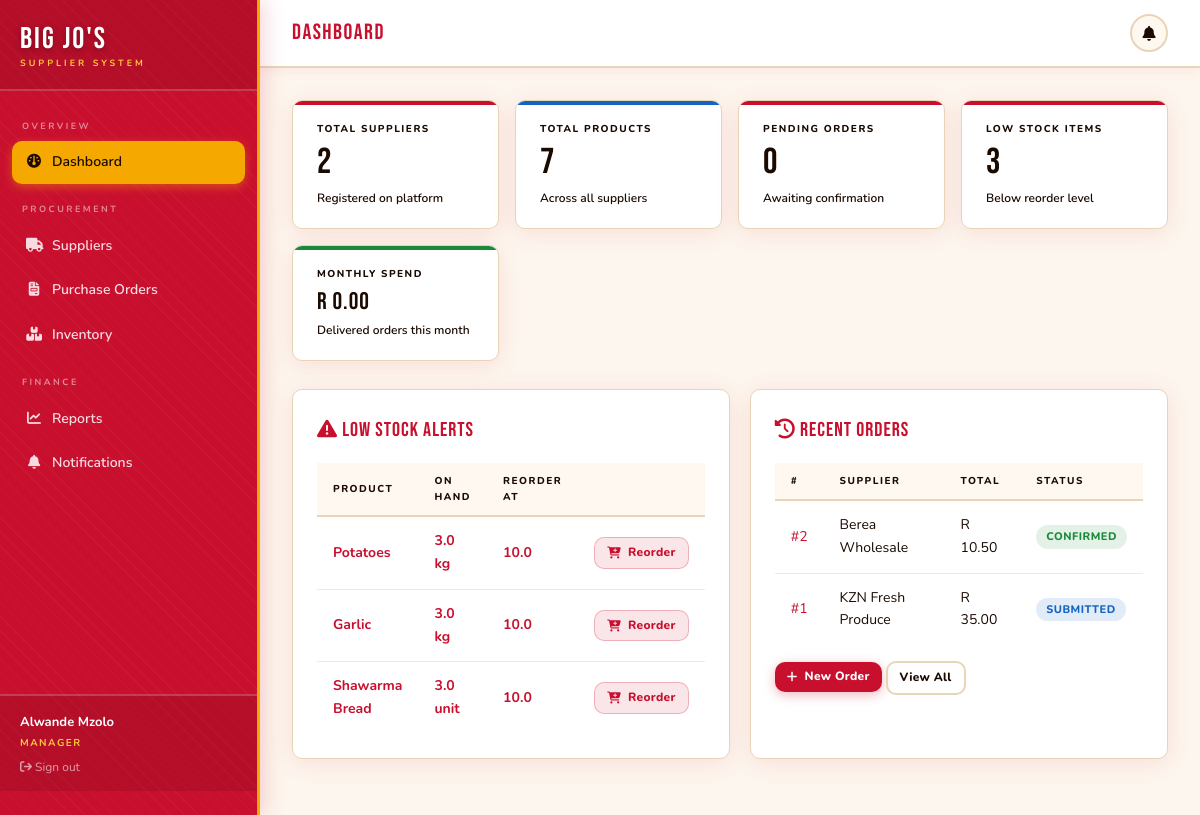
/manager/dashboard (signed in), run on the app's committed database.
### app/models/__init__.py (models this page shows, shortened)
class User(UserMixin, db.Model):
    __tablename__ = 'user'
    id = db.Column(db.Integer, primary_key=True)
    name = db.Column(db.String(120), nullable=False)
    email = db.Column(db.String(120), unique=True, nullable=False)
    password_hash = db.Column(db.String(256), nullable=False)
    role = db.Column(db.String(20), nullable=False)  # manager / supplier / admin
    phone = db.Column(db.String(20))
    created_at = db.Column(db.DateTime, default=utc_now)
    supplier_profile = db.relationship('Supplier', backref='user', uselist=False)
    notifications = db.relationship('Notification', backref='user', lazy='dynamic')

class Inventory(db.Model):
    __tablename__ = 'inventory'
    id = db.Column(db.Integer, primary_key=True)
    product_id = db.Column(db.Integer, db.ForeignKey('product.id'), unique=True)
    qty_on_hand = db.Column(db.Float, default=0)
    reorder_level = db.Column(db.Float, default=5)
    last_restocked = db.Column(db.DateTime)

class Product(db.Model):
    __tablename__ = 'product'
    id = db.Column(db.Integer, primary_key=True)
    supplier_id = db.Column(db.Integer, db.ForeignKey('supplier.id'), nullable=False)
    name = db.Column(db.String(120), nullable=False)
    category = db.Column(db.String(80))
    unit_cost = db.Column(db.Float, nullable=False)
    unit_of_measure = db.Column(db.String(20), default='kg')
    shelf_life_days = db.Column(db.Integer, default=7)
    available = db.Column(db.Boolean, default=True)
    inventory = db.relationship('Inventory', backref='product', uselist=False)
    order_lines = db.relationship('OrderLine', backref='product', lazy='dynamic')

class PurchaseOrder(db.Model):
    __tablename__ = 'purchase_order'
    id = db.Column(db.Integer, primary_key=True)
    manager_id = db.Column(db.Integer, db.ForeignKey('user.id'), nullable=False)
    supplier_id = db.Column(db.Integer, db.ForeignKey('supplier.id'), nullable=False)
    order_date = db.Column(db.DateTime, default=utc_now)
    delivery_date = db.Column(db.DateTime)
    status = db.Column(db.String(30), default='Pending')
    total_amount = db.Column(db.Float, default=0)
    notes = db.Column(db.Text)
    manager = db.relationship('User', backref='orders_placed', foreign_keys=[manager_id])
    lines = db.relationship('OrderLine', backref='order', lazy='dynamic', cascade='all, delete-orphan')
    payment = db.relationship('Payment', backref='order', uselist=False)

class Supplier(db.Model):
    __tablename__ = 'supplier'
    id = db.Column(db.Integer, primary_key=True)
    user_id = db.Column(db.Integer, db.ForeignKey('user.id'), unique=True)
    company_name = db.Column(db.String(120), nullable=False)
    region = db.Column(db.String(100))
    rating = db.Column(db.Float, default=3.0)
    bank_details = db.Column(db.String(200))
    products = db.relationship('Product', backref='supplier', lazy='dynamic')
    orders = db.relationship('PurchaseOrder', backref='supplier', lazy='dynamic')

### app/manager/__init__.py (the view)
@bp.route('/dashboard')
@manager_required
def dashboard():
    total_suppliers = Supplier.query.count()
    total_products = Product.query.count()
    pending_orders = PurchaseOrder.query.filter_by(status='Pending').count()
    low_stock = Inventory.query.filter(
        Inventory.qty_on_hand <= Inventory.reorder_level).all()
    recent_orders = PurchaseOrder.query.order_by(
        PurchaseOrder.order_date.desc()).limit(5).all()
    monthly_spend = db.session.query(
        db.func.sum(PurchaseOrder.total_amount)
    ).filter(
        PurchaseOrder.status == 'Delivered',
        db.extract('month', PurchaseOrder.order_date) == utc_now().month
    ).scalar() or 0
    notifications = Notification.query.filter_by(
        user_id=current_user.id, is_read=False).order_by(
        Notification.sent_at.desc()).limit(5).all()
    return render_template('manager/dashboard.html',
                           total_suppliers=total_suppliers,
                           total_products=total_products,
                           pending_orders=pending_orders,
                           low_stock=low_stock,
                           recent_orders=recent_orders,
                           monthly_spend=monthly_spend,
                           notifications=notifications)

### app/templates/manager/dashboard.html (shortened to what this page needs)
{% extends 'shared/dashboard_layout.html' %}
{% block page_title %}Dashboard{% endblock %}
{% block content %}
<div class="stat-grid">
  <div class="stat-card">
    <div class="stat-label">Total Suppliers</div>
    <div class="stat-value">{{ total_suppliers }}</div>
    <div class="stat-sub">Registered on platform</div>
  </div>
  <div class="stat-card blue">
    <div class="stat-label">Total Products</div>
    <div class="stat-value">{{ total_products }}</div>
    <div class="stat-sub">Across all suppliers</div>
  </div>
  <div class="stat-card">
    <div class="stat-label">Pending Orders</div>
    <div class="stat-value">{{ pending_orders }}</div>
    <div class="stat-sub">Awaiting confirmation</div>
  </div>
  <div class="stat-card red">
    <div class="stat-label">Low Stock Items</div>
    <div class="stat-value">{{ low_stock|length }}</div>
    <div class="stat-sub">Below reorder level</div>
  </div>
  <div class="stat-card green">
    <div class="stat-label">Monthly Spend</div>
    <div class="stat-value" style="font-size:24px;">R {{ "%.2f"|format(monthly_spend) }}</div>
    <div class="stat-sub">Delivered orders this month</div>
  </div>
</div>
<div style="display:grid;grid-template-columns:1fr 1fr;gap:20px;margin-bottom:24px;">
  <div class="card">
    <div class="card-title"><i class="fa-solid fa-triangle-exclamation" style="color:var(--red)"></i> Low Stock Alerts</div>
    {% if low_stock %}
      <div class="table-wrap">
        <table>
          <thead><tr><th>Product</th><th>On Hand</th><th>Reorder At</th><th></th></tr></thead>
          <tbody>
            {% for item in low_stock %}
            <tr class="low-stock">
              <td>{{ item.product.name }}</td>
              <td>{{ item.qty_on_hand }} {{ item.product.unit_of_measure }}</td>
              <td>{{ item.reorder_level }}</td>
              <td>
                <a href="{{ url_for('manager.new_order') }}" class="btn btn-danger btn-sm">
                  <i class="fa-solid fa-cart-plus"></i> Reorder
                </a>
              </td>
            </tr>
            {% endfor %}
          </tbody>
        </table>
      </div>
    {% else %}
      <div class="empty-state">
        <div class="icon">✅</div>
        <p>All stock levels are healthy</p>
      </div>
    {% endif %}
  </div>
  <div class="card">
    <div class="card-title"><i class="fa-solid fa-clock-rotate-left" style="color:var(--accent)"></i> Recent Orders</div>
    {% if recent_orders %}
      <div class="table-wrap">
        <table>
          <thead><tr><th>#</th><th>Supplier</th><th>Total</th><th>Status</th></tr></thead>
          <tbody>
            {% for order in recent_orders %}
            <tr>
              <td><a href="{{ url_for('manager.order_detail', order_id=order.id) }}" style="color:var(--accent)">#{{ order.id }}</a></td>
              <td>{{ order.supplier.company_name }}</td>
              <td>R {{ "%.2f"|format(order.total_amount) }}</td>
              <td><span class="pill pill-{{ order.status|lower }}">{{ order.status }}</span></td>
            </tr>
            {% endfor %}
          </tbody>
        </table>
      </div>
    {% else %}
      <div class="empty-state">
        <div class="icon">📋</div>
        <p>No orders yet</p>
      </div>
    {% endif %}
    <div style="margin-top:16px;">
      <a href="{{ url_for('manager.new_order') }}" class="btn btn-primary btn-sm">
        <i class="fa-solid fa-plus"></i> New Order
      </a>
      <a href="{{ url_for('manager.orders') }}" class="btn btn-outline btn-sm">View All</a>
    </div>
  </div>
</div>
{% endblock %}

### app/templates/shared/dashboard_layout.html (shortened to what this page needs)
{% extends 'base.html' %}
{% block body %}
<div class="flex min-h-screen bg-cream">
  <aside id="sidebar"
         class="fixed inset-y-0 left-0 z-50 flex w-[260px] -translate-x-full flex-col overflow-y-auto
                border-r-[3px] border-gold bg-brand pb-6
                shadow-[4px_0_20px_rgba(200,16,46,.18)] transition-transform duration-200 md:translate-x-0"
         style="background-image:repeating-linear-gradient(45deg,rgba(255,255,255,.03) 0px,rgba(255,255,255,.03) 1px,transparent 1px,transparent 10px)">
    <div class="border-b-2 border-white/20 bg-black/10 px-5 pb-[18px] pt-6">
      <div class="font-display text-[30px] leading-none tracking-[2px] text-white"
           style="text-shadow:0 2px 6px rgba(0,0,0,.3)">Big Jo's</div>
      <div class="mt-0.5 text-[9px] font-bold uppercase tracking-[3px] text-gold2">Supplier System</div>
    </div>
    <nav class="flex-1 space-y-0.5 px-3 py-4">
      {% if current_user.role in ('manager','admin') %}
      <div class="px-2.5 pb-1.5 pt-3 text-[9px] font-bold uppercase tracking-[2.5px] text-white/50">Overview</div>
      <a href="{{ url_for('manager.dashboard') }}"
         class="flex items-center gap-2.5 rounded-[10px] px-3.5 py-2.5 text-[14px] font-semibold transition-all duration-[180ms]
                {% if request.endpoint == 'manager.dashboard' %}bg-gold text-ink shadow-[0_3px_10px_rgba(245,168,0,.4)]
                {% else %}text-white/85 hover:bg-white/20 hover:text-white hover:translate-x-[3px]{% endif %}">
        <span class="w-4 text-center"><i class="fa-solid fa-gauge"></i></span> Dashboard
      </a>
      <div class="px-2.5 pb-1.5 pt-4 text-[9px] font-bold uppercase tracking-[2.5px] text-white/50">Procurement</div>
      <a href="{{ url_for('manager.suppliers') }}"
         class="flex items-center gap-2.5 rounded-[10px] px-3.5 py-2.5 text-[14px] font-semibold transition-all duration-[180ms]
                {% if 'suppliers' in request.endpoint %}bg-gold text-ink shadow-[0_3px_10px_rgba(245,168,0,.4)]
                {% else %}text-white/85 hover:bg-white/20 hover:text-white hover:translate-x-[3px]{% endif %}">
        <span class="w-4 text-center"><i class="fa-solid fa-truck"></i></span> Suppliers
      </a>
      <a href="{{ url_for('manager.orders') }}"
         class="flex items-center gap-2.5 rounded-[10px] px-3.5 py-2.5 text-[14px] font-semibold transition-all duration-[180ms]
                {% if 'orders' in request.endpoint %}bg-gold text-ink shadow-[0_3px_10px_rgba(245,168,0,.4)]
                {% else %}text-white/85 hover:bg-white/20 hover:text-white hover:translate-x-[3px]{% endif %}">
        <span class="w-4 text-center"><i class="fa-solid fa-file-invoice"></i></span> Purchase Orders
      </a>
      <a href="{{ url_for('manager.inventory') }}"
         class="flex items-center gap-2.5 rounded-[10px] px-3.5 py-2.5 text-[14px] font-semibold transition-all duration-[180ms]
                {% if 'inventory' in request.endpoint %}bg-gold text-ink shadow-[0_3px_10px_rgba(245,168,0,.4)]
                {% else %}text-white/85 hover:bg-white/20 hover:text-white hover:translate-x-[3px]{% endif %}">
        <span class="w-4 text-center"><i class="fa-solid fa-boxes-stacked"></i></span> Inventory
      </a>
      <div class="px-2.5 pb-1.5 pt-4 text-[9px] font-bold uppercase tracking-[2.5px] text-white/50">Finance</div>
      <a href="{{ url_for('manager.reports') }}"
         class="flex items-center gap-2.5 rounded-[10px] px-3.5 py-2.5 text-[14px] font-semibold transition-all duration-[180ms]
                {% if 'reports' in request.endpoint %}bg-gold text-ink shadow-[0_3px_10px_rgba(245,168,0,.4)]
                {% else %}text-white/85 hover:bg-white/20 hover:text-white hover:translate-x-[3px]{% endif %}">
        <span class="w-4 text-center"><i class="fa-solid fa-chart-line"></i></span> Reports
      </a>
      <a href="{{ url_for('manager.notifications') }}"
         class="flex items-center gap-2.5 rounded-[10px] px-3.5 py-2.5 text-[14px] font-semibold transition-all duration-[180ms]
                {% if 'notifications' in request.endpoint %}bg-gold text-ink shadow-[0_3px_10px_rgba(245,168,0,.4)]
                {% else %}text-white/85 hover:bg-white/20 hover:text-white hover:translate-x-[3px]{% endif %}">
        <span class="w-4 text-center"><i class="fa-solid fa-bell"></i></span> Notifications
      </a>
      {% endif %}
    </nav>
    <div class="border-t-2 border-white/20 bg-black/10 px-5 py-4 text-[13px]">
      <div class="font-bold text-white">{{ current_user.name }}</div>
      <div class="mt-0.5 text-[10px] font-bold uppercase tracking-[1.5px] text-gold2">{{ current_user.role }}</div>
      <a href="{{ url_for('auth.logout') }}" class="mt-2 block text-xs text-white/60 transition hover:text-white">
        <i class="fa-solid fa-arrow-right-from-bracket"></i> Sign out
      </a>
    </div>
  </aside>
  <div class="flex min-h-screen w-full flex-col md:ml-[260px]">
    <header class="sticky top-0 z-40 flex items-center justify-between border-b-2 border-warm
                   bg-white px-4 py-3.5 shadow-[0_2px_12px_rgba(200,16,46,.07)] md:px-8">
      <div class="flex items-center gap-3">
        <span class="font-display text-[22px] tracking-[1.5px] text-brand">
          {% block page_title %}{% endblock %}
        </span>
      </div>
      <div class="flex items-center gap-3">
        {% set unread = current_user.notifications.filter_by(is_read=False).count() %}
        {% if current_user.role in ('manager','admin') %}
        <a href="{{ url_for('manager.notifications') }}"
           class="relative inline-flex h-[38px] w-[38px] items-center justify-center rounded-full
                  border-2 border-warm bg-cream2 text-muted transition
                  hover:border-brand hover:text-brand hover:bg-brand/5">
          <i class="fa-solid fa-bell text-[15px]"></i>
        </a>
        {% endif %}
      </div>
    </header>
    <main class="flex-1 p-8">
      {% block content %}{% endblock %}
    </main>
  </div>
</div>
{% endblock %}

### data on the page
User: name "Alwande Mzolo", role "MANAGER"
Inventory: product.name "Potatoes", qty_on_hand "3.0", product.unit_of_measure "kg", reorder_level "10.0"
Inventory: product.name "Garlic", qty_on_hand "3.0", product.unit_of_measure "kg", reorder_level "10.0"
Inventory: product.name "Shawarma Bread", qty_on_hand "3.0", product.unit_of_measure "unit", reorder_level "10.0"
PurchaseOrder: id "2", supplier.company_name "Berea Wholesale", total_amount "10.50", status "CONFIRMED"
PurchaseOrder: id "1", supplier.company_name "KZN Fresh Produce", total_amount "35.00", status "SUBMITTED"

### other printed values
{{ total_suppliers }} "2"
{{ total_products }} "7"
{{ pending_orders }} "0"
{{ low_stock|length }} "3"
{{ "%.2f"|format(monthly_spend) }} "0.00"
